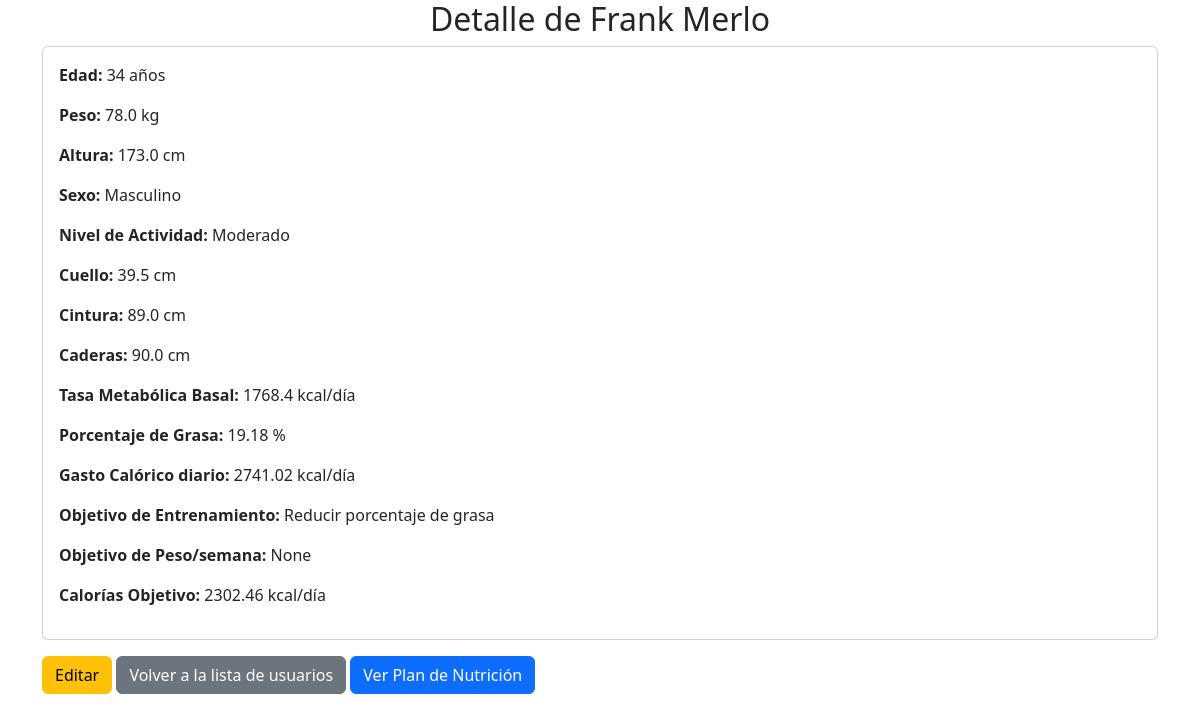
Screenshot of /detalle/1/ with the database file from the repository.
### gestor/models.py (models this page shows, shortened)
class Usuario(models.Model):
    SEXO_OPCIONES = [
        ('M', 'Masculino'),
        ('F', 'Femenino'),
    ]
    ACTIVIDAD_OPCIONES = [
        (1.2, 'Sedentario'),
        (1.375, 'Ligero'),
        (1.55, 'Moderado'),
        (1.725, 'Activo'),
        (1.9, 'Muy activo'),
    ]
    OBJETIVO_ENTRENAMIENTO_OPCIONES = [
        ('Aumentar masa muscular', 'Aumentar masa muscular'),
        ('Mantener peso', 'Mantener peso'),
        ('Reducir porcentaje de grasa', 'Reducir porcentaje de grasa'),
    ]
    OBJETIVO_PESO_OPCIONES = [
        (1.1, '0.5 kg/semana'),
        (1.15, '3 kg/semana'),
        (1.2, '5 kg/semana'),
    ]
    nombre = models.CharField(max_length=90, blank=False, null=False)
    edad = models.IntegerField(default=18)
    peso = models.FloatField(default=50)  # en kilogramos
    altura = models.FloatField(default=150)  # en centímetros
    sexo = models.CharField(max_length=1, choices=SEXO_OPCIONES)
    nivel_actividad = models.FloatField(choices=ACTIVIDAD_OPCIONES, default=1.2)
    cuello = models.FloatField(default=30)  # en centímetros
    cintura = models.FloatField(default=60)  # en centímetros
    caderas = models.FloatField(default=90)  # en centímetros (solo para mujeres)
    objetivo_entrenamiento = models.CharField(max_length=30, choices=OBJETIVO_ENTRENAMIENTO_OPCIONES, default='Mantener peso')
    objetivo_peso = models.FloatField(choices=OBJETIVO_PESO_OPCIONES, null=True, blank=True)  # Solo para 'Aumentar masa muscular'
    macros_proteina = models.FloatField(default=21)
    macros_carbohidratos = models.FloatField(default=50)
    macros_grasas = models.FloatField(default=29)
    def tasa_metabolica_basal(self):
        if self.sexo == 'M':
            tmb = 66 + (13.7 * self.peso) + (5 * self.altura) - (6.8 * self.edad)
        else:
            tmb = 655 + (9.6 * self.peso) + (1.8 * self.altura) - (4.7 * self.edad)
        return round(tmb,2)
    def porcentaje_grasa(self):
        if self.sexo == 'M':
            grasa = 495 / ((1.0324 - 0.19077 * math.log10(self.cintura - self.cuello)) + 0.15456 * math.log10(self.altura)) - 450
        else:
            grasa = 495 / ((1.29579 - 0.35004 * math.log10(self.cintura + self.caderas - self.cuello)) + 0.22100 * math.log10(self.altura)) -450
        return round((grasa),2)
    def gasto_calorico(self):
        tmb = self.tasa_metabolica_basal()
        return round((tmb * self.nivel_actividad),2)
    def objetivo_calorias(self):
        mantener_peso_calorias = self.gasto_calorico()
        if self.objetivo_entrenamiento == 'Mantener peso':
            return round(mantener_peso_calorias,2)
        elif self.objetivo_entrenamiento == 'Aumentar masa muscular':
            if self.objetivo_peso:
                return round((mantener_peso_calorias * self.objetivo_peso),2)
            else:
                return round(mantener_peso_calorias,2)
        elif self.objetivo_entrenamiento == 'Reducir porcentaje de grasa':
            porcentaje_grasa = self.porcentaje_grasa()
            if porcentaje_grasa <= 17.4:
                return round((mantener_peso_calorias * 0.9),2)
            elif porcentaje_grasa <= 20.4:
                return round((mantener_peso_calorias * 0.84),2)
            elif porcentaje_grasa <= 24.4:
                return round((mantener_peso_calorias * 0.76),2)
            else:
                return round((mantener_peso_calorias * 0.7),2)
        else:
            return mantener_peso_calorias

### gestor/views.py (the view)
# urls.py: path('detalle/<int:pk>/', views.detalle_usuario, name='detalle_usuario'),
def detalle_usuario(request, pk):
    usuario = get_object_or_404(Usuario, pk=pk)
    comidas = Comida.objects.filter(usuario=usuario).order_by('orden')
    return render(request, 'gestor/detalle_usuario.html', {'usuario': usuario, 'comidas': comidas})

### templates/gestor/detalle_usuario.html (shortened to what this page needs)
{% extends 'gestor/base.html' %}
{% block content %}
<h2 class="text-center">Detalle de {{ usuario.nombre }}</h2>
<div class="card">
    <div class="card-body">
        <p><strong>Edad:</strong> {{ usuario.edad }} años</p>
        <p><strong>Peso:</strong> {{ usuario.peso }} kg</p>
        <p><strong>Altura:</strong> {{ usuario.altura }} cm</p>
        <p><strong>Sexo:</strong> {{ usuario.get_sexo_display }}</p>
        <p><strong>Nivel de Actividad:</strong> {{ usuario.get_nivel_actividad_display }}</p>
        <p><strong>Cuello:</strong> {{ usuario.cuello }} cm</p>
        <p><strong>Cintura:</strong> {{ usuario.cintura }} cm</p>
        <p><strong>Caderas:</strong> {{ usuario.caderas }} cm</p>
        <p><strong>Tasa Metabólica Basal:</strong> {{ usuario.tasa_metabolica_basal }} kcal/día</p>
        <p><strong>Porcentaje de Grasa:</strong> {{ usuario.porcentaje_grasa }} %</p>
        <p><strong>Gasto Calórico diario:</strong> {{ usuario.gasto_calorico }} kcal/día</p>
        <p><strong>Objetivo de Entrenamiento:</strong> {{ usuario.get_objetivo_entrenamiento_display }}</p>
        <p><strong>Objetivo de Peso/semana:</strong> {{ usuario.get_objetivo_peso_display }}</p>
        <p><strong>Calorías Objetivo:</strong> {{ usuario.objetivo_calorias }} kcal/día</p>
    </div>
</div>
<div class="mt-3">
    <a href="{% url 'editar_usuario' usuario.id %}" class="btn btn-warning">Editar</a>
    <a href="{% url 'lista_usuarios' %}" class="btn btn-secondary">Volver a la lista de usuarios</a>
    <a href="{% url 'vista_nutricion' usuario.pk %}" class="btn btn-primary">Ver Plan de Nutrición</a>
</div>
{% endblock %}

### rows the page displays
Usuario: edad "34", peso "78.0", altura "173.0", sexo "Masculino", nivel_actividad "Moderado", cuello "39.5", cintura "89.0", caderas "90.0", tasa_metabolica_basal "1768.4", porcentaje_grasa "19.18", gasto_calorico "2741.02", objetivo_entrenamiento "Reducir porcentaje de grasa", objetivo_peso "None", objetivo_calorias "2302.46"
